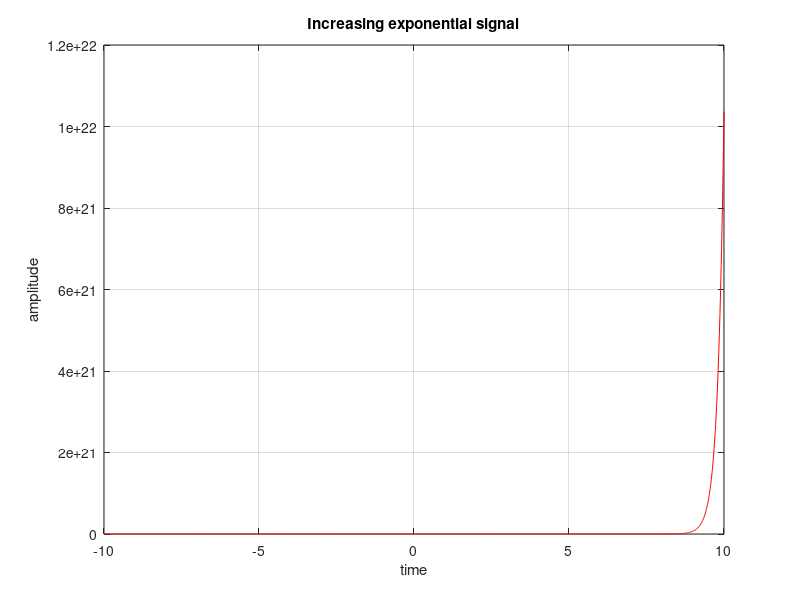

Recreate this plot in MATLAB.
%to plot exponential signal
t=-10:0.01:10

%for asking the user for value of inputs as a1=0.2(increasing) ,
%a2=-0.2(decreasing), a3=0(DC signal)

c=2;
a=input('Enter the value of a-> ');
y=c*exp(a*t);
plot(t,y,'r');
xlabel('time');
ylabel('amplitude');

if a<0
    title('Decreasing exponential signal');
elseif a>0
    title('Increasing exponential signal');
else
    title('DC Signal');
end;
grid on;
% asking the value of the variables from the user using the concept of
% input